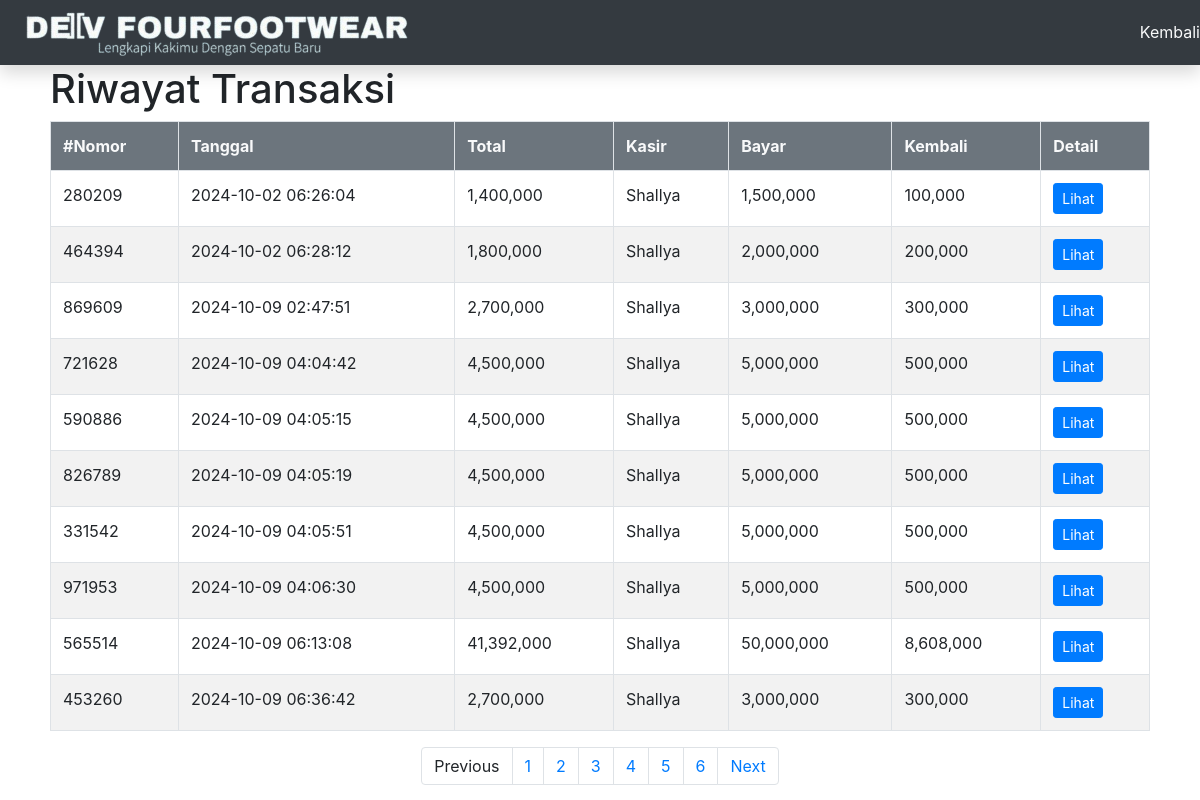
Screenshot of /riwayat.php (signed in) with the database file from the repository.
### tables this page shows
CREATE TABLE `transaksi` (
  `id_transaksi` int(11) NOT NULL,
  `tanggal_waktu` datetime NOT NULL,
  `nomor` varchar(20) NOT NULL,
  `total` int(11) NOT NULL,
  `nama` varchar(50) NOT NULL,
  `bayar` int(11) NOT NULL,
  `kembali` int(11) NOT NULL,
  `tanggal` date DEFAULT NULL
);

### riwayat.php (the view, shortened to what this page needs)
<?php
include 'config.php';
$u=$_SESSION['nama'];
?>
<!DOCTYPE html>
<html>
<head>
	<link rel="stylesheet" href="https://stackpath.bootstrapcdn.com/bootstrap/4.5.0/css/bootstrap.min.css">
</head>
<body>
<div class="container-fluid p-0">
    <nav class="navbar navbar-dark sticky-top bg-dark flex-md-nowrap p-0 shadow">
<a class="navbar-brand col-md-3 col-lg-1 mr-0 px-3" href="#"><img src="img/name.png" width="400px"></a>
<ul class="navbar-nav">
<li class="nav-item text-nowrap">
  <a class="nav-link text-light" href="kasir.php">Kembali</a>
</li>
</ul>
</nav>
  <div style="padding:0px 50px 0px 50px"><h1>Riwayat Transaksi</h1>
	<table class="table table-bordered table-striped">
		<tr class="bg-secondary text-light">
			<th>#Nomor</th>
			<th>Tanggal</th>
			<th>Total</th>
			<th>Kasir</th>
			<th>Bayar</th>
			<th>Kembali</th>
			<th>Detail</th>
		</tr>
		<?php
 	$batas=10;
		$halaman=isset($_GET['halaman'])?(int)$_GET['halaman'] :1;
		$halaman_awal=($halaman>1)?($halaman * $batas)-$batas:0;
		$prev=$halaman-1;
		$next=$halaman+1;
		$data=mysqli_query($koneksi,"SELECT * FROM transaksi where nama='$u'");
		$jumlah_data=mysqli_num_rows($data);
		$total_halaman=ceil($jumlah_data/$batas);
		$data_barang=mysqli_query($koneksi,"SELECT * FROM transaksi where nama='$u' limit $halaman_awal,$batas");
        while ($row =mysqli_fetch_array($data_barang)) {
		?>
 	<tr>
 		<td><?= $row['nomor'] ?></td>
 		<td><?= $row['tanggal_waktu'] ?></td>
 		<td><?= number_format($row['total']) ?></td>
 		<td><?= $row['nama'] ?></td>
 		<td><?= number_format($row['bayar']) ?></td>
 		<td><?= number_format($row['kembali']) ?></td>
 		<td><a href="detail.php?idtra=<?=$row['id_transaksi'] ?>" class="btn btn-sm btn-primary">Lihat</a></td>
 	</tr>
 <?php } ?>
	</table>
	<ul class="pagination justify-content-center">
			<li class="page-item">
				<a class="page-link" <?php if($halaman>1){ echo "href='?page=rwy&halaman=$prev'";}?>>Previous</a>
			</li>
		<?php
		for($x=1;$x<=$total_halaman;$x++){
			?>
			<li class="page-item">
				<a class="page-link" href="?page=rwy&halaman=<?=$x?>"><?=$x ?></a></li>
			<?php
		}
?>
<li class="page-item">
	<a class="page-link" <?php if ($halaman<$total_halaman){ echo "href='?page=rwy&halaman=$next'"; }?>>Next</a>
</li>
</ul>
</div>
</div>
</body>
</html>

### rows the page displays
transaksi: nomor "280209", tanggal_waktu "2024-10-02 06:26:04", total "1,400,000", nama "Shallya", bayar "1,500,000", kembali "100,000"
transaksi: nomor "464394", tanggal_waktu "2024-10-02 06:28:12", total "1,800,000", nama "Shallya", bayar "2,000,000", kembali "200,000"
transaksi: nomor "869609", tanggal_waktu "2024-10-09 02:47:51", total "2,700,000", nama "Shallya", bayar "3,000,000", kembali "300,000"
transaksi: nomor "721628", tanggal_waktu "2024-10-09 04:04:42", total "4,500,000", nama "Shallya", bayar "5,000,000", kembali "500,000"
transaksi: nomor "590886", tanggal_waktu "2024-10-09 04:05:15", total "4,500,000", nama "Shallya", bayar "5,000,000", kembali "500,000"
transaksi: nomor "826789", tanggal_waktu "2024-10-09 04:05:19", total "4,500,000", nama "Shallya", bayar "5,000,000", kembali "500,000"
transaksi: nomor "331542", tanggal_waktu "2024-10-09 04:05:51", total "4,500,000", nama "Shallya", bayar "5,000,000", kembali "500,000"
transaksi: nomor "971953", tanggal_waktu "2024-10-09 04:06:30", total "4,500,000", nama "Shallya", bayar "5,000,000", kembali "500,000"
transaksi: nomor "565514", tanggal_waktu "2024-10-09 06:13:08", total "41,392,000", nama "Shallya", bayar "50,000,000", kembali "8,608,000"
transaksi: nomor "453260", tanggal_waktu "2024-10-09 06:36:42", total "2,700,000", nama "Shallya", bayar "3,000,000", kembali "300,000"
